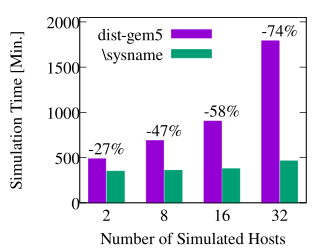

gnuplot code for this plot:
load "common_twothirds.gnuplot"
set key left top

set xlabel "Number of Simulated Hosts"
set ylabel "Simulation Time [Min.]"

set yrange [0:2050]
set xtics scale 0, 0 ("2" 0, "8" 1, "16" 2, "32" 3)


set boxwidth 0.3
set style fill solid

Speedup(baseline,new) = sprintf("-%d%%", (1-$3/$2)*100)

plot \
  'dist_gem5.dat' using ($0-0.16):2 title "dist-gem5" with boxes ls 1,\
  'dist_gem5.dat' using ($0+0.16):3 title "\\sysname" with boxes ls 2,\
  'dist_gem5.dat' using ($0):($2+120):(Speedup($2,$3)) notitle with labels
